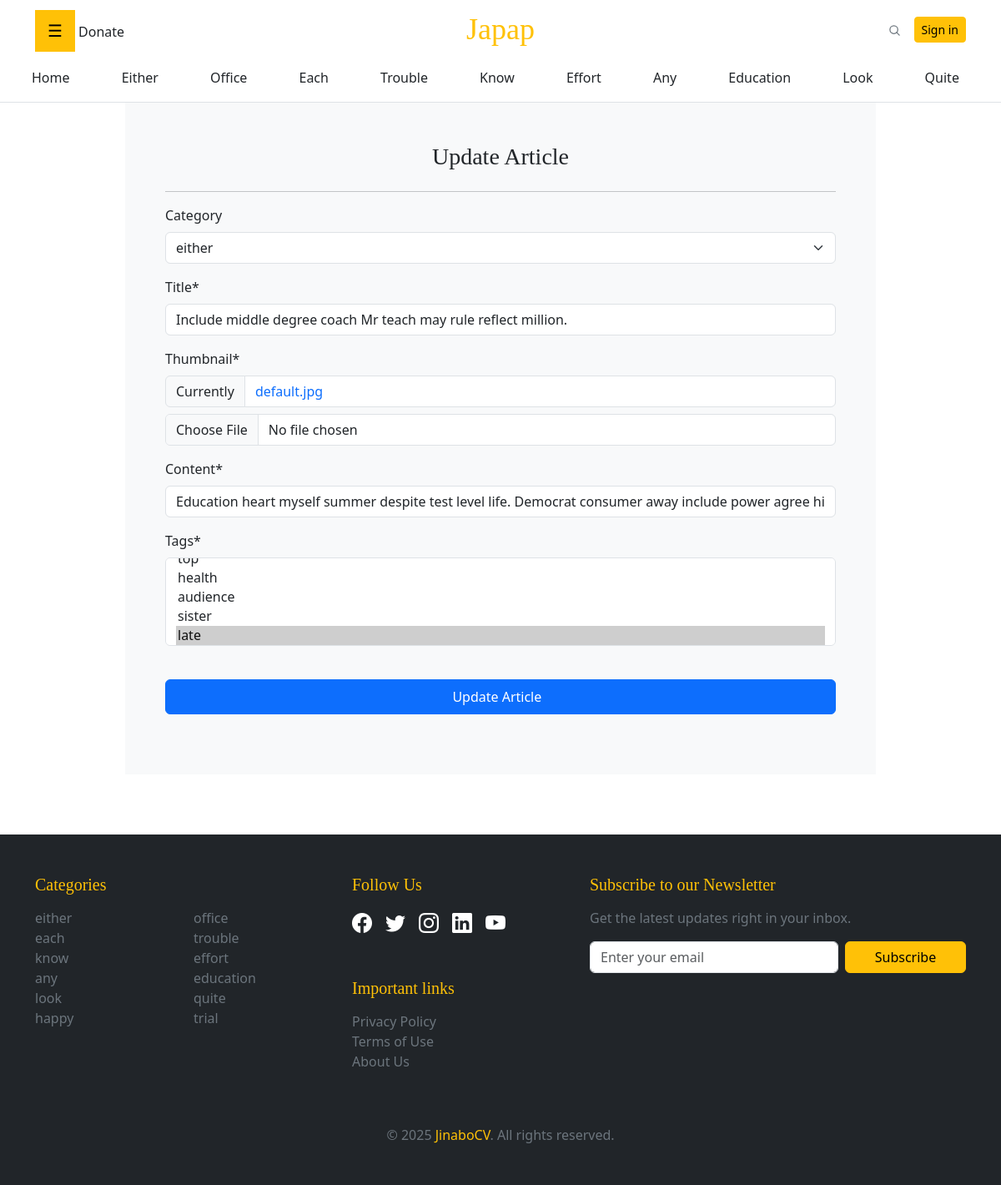
The page /update-article/include-middle-degree-coach-mr-teach-may-rule-reflect-million/ (signed in) on the database as committed earlier.
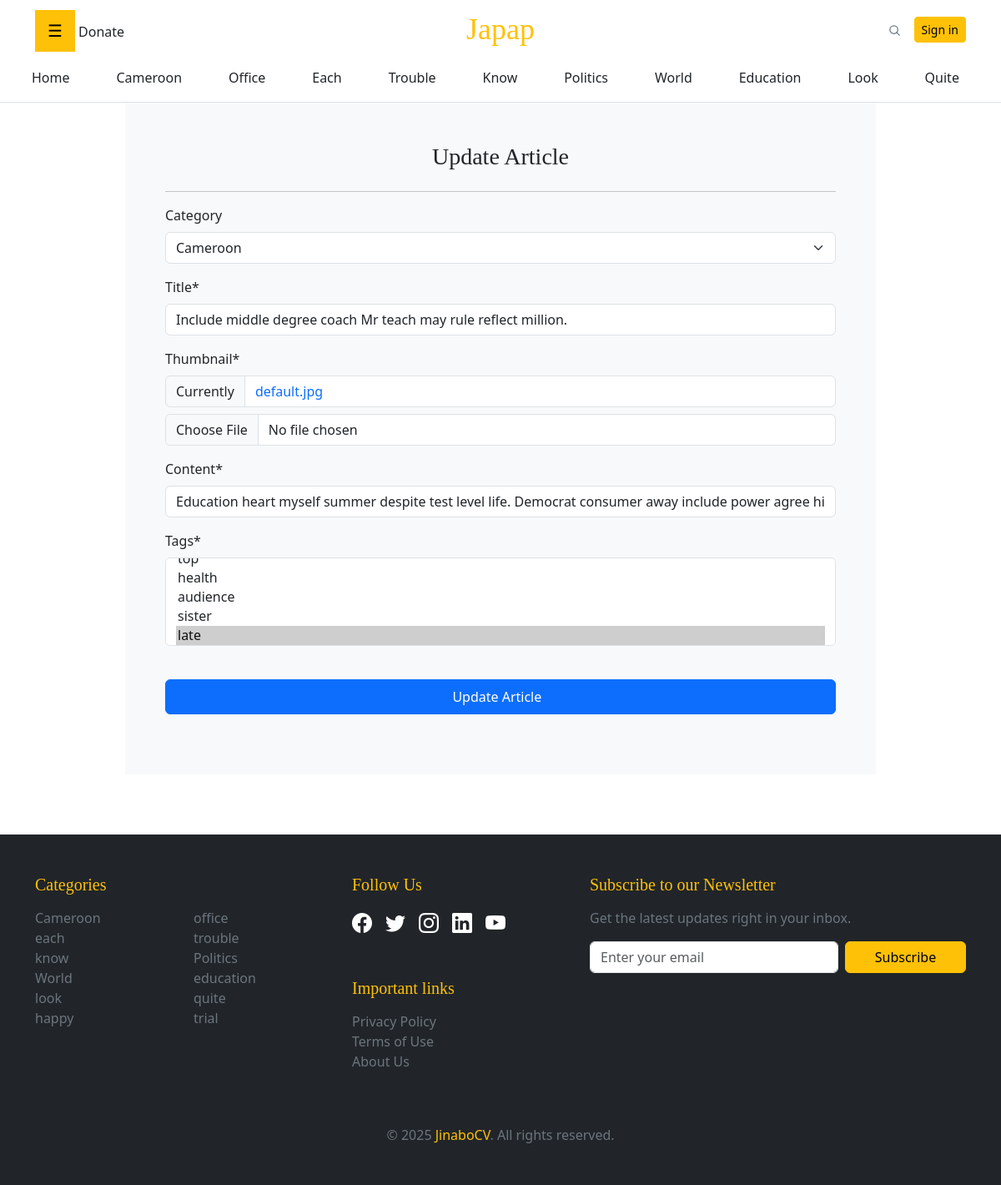
The same page on the database as committed later.
### blogs/models.py (models this page shows, shortened)
class Category(models.Model):
    title = models.CharField(max_length=255)
    slug = models.SlugField(max_length=255, unique=True, blank=True)
    description = models.CharField(max_length=255)
    deleted_at = models.DateTimeField(auto_now_add=True)
    updated_at = models.DateTimeField(auto_now=True)
    def __str__(self):
        return self.title
    class Meta:
        verbose_name_plural = "Categories"

class Article(models.Model):
    author = models.ForeignKey(Writer, on_delete=models.SET_NULL, null=True, blank= True)
    category = models.ForeignKey(Category,on_delete=models.SET_NULL, null=True, blank= True)
    title = models.CharField(max_length=255)
    slug = models.SlugField(max_length=255, unique=True, blank=True)
    thumbnail = models.ImageField(upload_to='articles/thumbnails/', height_field=None, width_field=None, max_length=None)
    content = RichTextField()
    tags = models.ManyToManyField(Tag)
    deleted_at = models.DateTimeField(auto_now_add=True)
    updated_at = models.DateTimeField(auto_now=True)

### blogs/views.py (the view, shortened to what this page needs)
# urls.py: path('update-article/<slug:slug>/', views.update_article, name='update-article'),
@login_required(login_url='login')
def update_article(request, slug):
    article = get_object_or_404(Article, slug=slug)
    if article.author != request.user.writer:
        messages.error(request, 'You do not have permission to edit this article.')
        return redirect('writer-dashboard')
    form = UpdateArticleForm(instance=article)
    context = {'form': form}
    return render(request, 'blogs/update-article.html', context=context)

### blogs/forms.py
class UpdateArticleForm(forms.ModelForm):
    content = forms.CharField(widget=CKEditorWidget())
    class Meta:
        model = Article
        fields = ['category', 'title', 'thumbnail', 'content', 'tags']
        widgets = {
            'category': forms.Select(attrs={'class': 'form-control w-100'}),
            'title': forms.TextInput(attrs={'class': 'form-control w-100'}),
            'tags': forms.SelectMultiple(attrs={'class': 'form-control w-100'}),
        }

### blogs/context_processors.py (called while the page is built)
def categories_processor(request):
    categories= Category.objects.all()
    return {'categories': categories}

### blogs/models.py (called while the page is built)
    def __str__(self):
        return self.name

### blogs/templates/blogs/update-article.html (shortened to what this page needs)
{% extends "blogs/base.html" %}
{%load crispy_forms_tags %}
{% block content %}
    <div class="container w-75 bg-light shadow-md p-5">
        <h3 class="text-center mb-4">Update Article</h3>
        <hr>
        <form action="" method="post" autocomplete="off" enctype="multipart/form-data">
            {{form|crispy}}
            <br>
            <button type="submit" class="btn btn-primary w-100 btn-block p-2">Update Article &nbsp; </button>
        </form>
        <br>
    </div>
    <br>
{% endblock %}

### blogs/templates/blogs/navbar.html (shortened to what this page needs)
<nav class="sticky-top bg-white border-bottom">
  <div class="container">
    <div class="row flex-nowrap justify-content-between align-items-center py-2 d-none d-lg-flex">
      <div class="col-4 pt-1">
        <button class="openbtn" onclick="openNav()">☰</button>
        <a class="link-dark" href="#">Donate</a>
      </div>
      <div class="col-4 text-center">
        <a class="blog-header-logo text-warning" href="{% url 'home' %}">Japap</a>
      </div>
      <div class="col-4 d-flex justify-content-end align-items-center">
        <a class="link-secondary" href="javascript:void(0);" onclick="toggleSearch()" aria-label="Search">
          <svg xmlns="http://www.w3.org/2000/svg" width="15" height="15" fill="none" stroke="currentColor"
            stroke-linecap="round" stroke-linejoin="round" stroke-width="2" class="mx-3" role="img" viewBox="0 0 24 24">
            <title>Search</title>
            <circle cx="10.5" cy="10.5" r="7.5" />
            <path d="M21 21l-5.2-5.2" />
          </svg>
        </a>
        <a class="btn btn-sm btn-warning" href="{% url 'login' %}">Sign in</a>
      </div>
    </div>
  </div>
  <div class="nav-scroller py-1 mb-2 d-none d-sm-block">
    <nav class="nav d-flex justify-content-between container">
      <a class="p-2 link-dark" href="{% url 'home' %}">Home</a>
      {% for category in categories|slice:':10' %}
      <a class="p-2 link-dark" href="{% url 'category' category.slug %}">{{ category.title|capfirst }}</a>
      {% endfor %}
    </nav>
  </div>
</nav>

### blogs/templates/blogs/footer.html (shortened to what this page needs)
<footer class="py-5 mt-5 bg-dark text-warning">
  <div class="container">
    <div class="row">
      <div class="col-lg-4 mb-4">
        <h5 class="mb-3">Categories</h5>
        <div class="row">
          <div class="col-6">
            <ul class="list-unstyled">
              {% for category in categories %}
                {% if forloop.counter0|divisibleby:2 %}
                  <li>
                    <a href="{% url 'category' category.slug %}" class="text-secondary text-decoration-none">{{ category.title }}</a>
                  </li>
                {% endif %}
              {% endfor %}
            </ul>
          </div>
          <div class="col-6">
            <ul class="list-unstyled">
              {% for category in categories %}
                {% if not forloop.counter0|divisibleby:2 %}
                  <li>
                    <a href="{% url 'category' category.slug %}" class="text-secondary text-decoration-none">{{ category.title }}</a>
                  </li>
                {% endif %}
              {% endfor %}
            </ul>
          </div>
        </div>
      </div>
      <div class="col-lg-3 mb-4">
        <h5 class="mb-3">Follow Us</h5>
        <div class="d-flex gap-3">
          <a href="https://facebook.com" class="text-white fs-4" target="_blank"><i class="bi bi-facebook"></i></a>
          <a href="https://twitter.com" class="text-white fs-4" target="_blank"><i class="bi bi-twitter"></i></a>
          <a href="https://instagram.com" class="text-white fs-4" target="_blank"><i class="bi bi-instagram"></i></a>
          <a href="https://linkedin.com" class="text-white fs-4" target="_blank"><i class="bi bi-linkedin"></i></a>
          <a href="https://youtube.com" class="text-white fs-4" target="_blank"><i class="bi bi-youtube"></i></a>
        </div>
        <h5 class="mb-3 mt-5">Important links</h5>
        <ul class="list-unstyled">
          <li><a href="{% url 'privacy' %}" class="text-secondary">Privacy Policy</a></li>
          <li><a href="{% url 'terms' %}" class="text-secondary">Terms of Use</a></li>
          <li><a href="{% url 'about' %}" class="text-secondary">About Us</a></li>
        </ul>
      </div>
      <div class="col-lg-5 mb-4">
        <h5 class="mb-3">Subscribe to our Newsletter</h5>
        <p class="text-secondary">Get the latest updates right in your inbox.</p>
        <form action="{% url 'subscribe' %}" method="POST" class="row g-2">
          <div class="col-sm-8">
            <input type="email" name="email" class="form-control" placeholder="Enter your email" required>
          </div>
          <div class="col-sm-4">
            <button type="submit" class="btn btn-warning w-100">Subscribe</button>
          </div>
        </form>
      </div>
    </div>
    <div class="text-center text-secondary mt-4">
      &copy; 2025 <a class="text-warning" href="{% url 'home' %}">JinaboCV</a>. All rights reserved.
    </div>
  </div>
</footer>

Rows that differ between the two databases and show on the page:
changed Category "Include middle degree coach Mr teach may rule reflect million.": title "Either" → "Cameroon"; title "either" → "Cameroon"
changed Category: title "Effort" → "Politics"; title "effort" → "Politics"
changed Category: title "Any" → "World"; title "any" → "World"
computed for Article: category "either" → "Cameroon"
